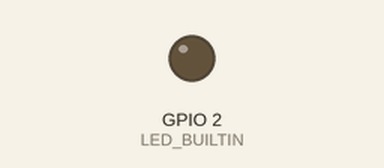
Bench run of a sketch on a simulated ESP32. Parts: output pins drawn as LEDs (lit = HIGH).

Above: at 0.05 s.
At 0.25 s:
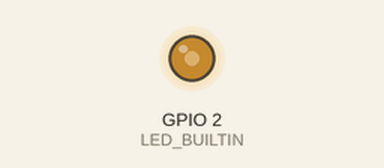
At 0.4 s:
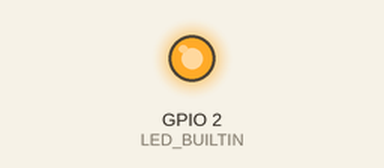
Timing chart, 0 to 3.0 s (numbered marks = the images above):
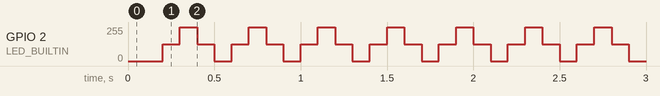

Measured:
- by itself, GPIO 2 (LED_BUILTIN): repeats every 0.40 s: 255/255 0.10 s, 127/255 0.10 s, 0/255 0.10 s, 127/255 0.10 s

The sketch:

Pulse_Width_Modulation.ino
```cpp
#include <Wire.h>

// setting PWM properties
const int pwmFrequency = 5000;
const int pwmChannel = 0;
const int pwmBitResolution = 8;
void setup() {
  // put yoWur setup code here, to run once:
  // configure PWM functionalities
  ledcSetup(pwmChannel, pwmFrequency, pwmBitResolution);

  // attach the pwmChannel to the outputGPIO to be controlled
  ledcAttachPin(LED_BUILTIN, pwmChannel);
}

void loop() {
  // put your main code here, to run repeatedly:
  delay(100);
  //ledcWrite will write the value to the pwmChannel
  ledcWrite(pwmChannel, 0);
  delay(100);
  ledcWrite(pwmChannel, 127);
  delay(100);
  ledcWrite(pwmChannel, 255);
  delay(100);
  ledcWrite(pwmChannel, 127);

}
```
